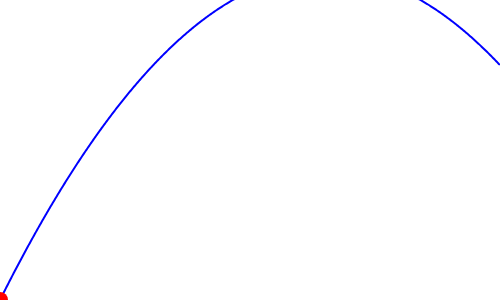
Frame 1 (no input)
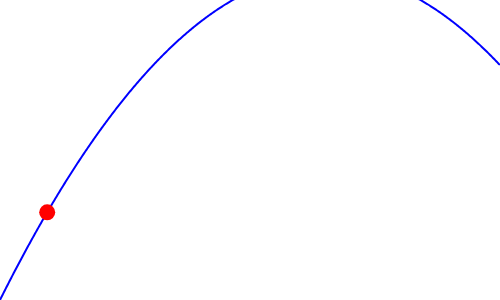
Frame 60 (no input)
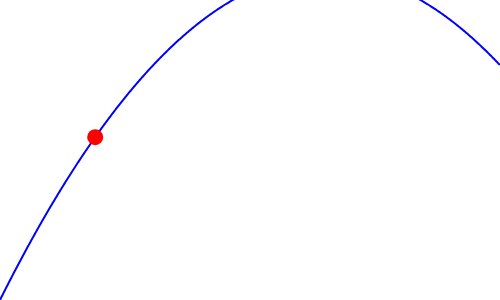
Frame 120 (the mouse pressed at the canvas centre since frame 60)

The p5.js sketch that drew these frames (run headless with seeded random() and noise() and a simulated clock; from frame 60 on, the mouse is pressed at the canvas centre):

// p5.js sketch
// ── sketch.js


let trajectory = [];
let t = 0;
let dt = 0.02;
let vx0 = 40.0;
let vy0 = 80.0;
let gx = 0;
let gy = -9.81;
let ballRadius = 8;
let simDone = false;

function run(vx0, vy0, dt) {
    let x = 0;
    let y = 0;
    let vx = vx0;
    let vy = vy0;
    trajectory = [];
    while (y >= 0.0 && x <= width) {
        trajectory.push({x: x, y: y});
        // Euler time integration
        x += vx * dt;
        y += vy * dt;
        vx += gx * dt;
        vy += gy * dt;
    }
    simDone = true;
}


function setup() {
    createCanvas(500, 300);
    background(240);
    run(vx0, vy0, dt);
    t = 0;
}

function draw() {
    background(255);

    // Vẽ quỹ đạo
    stroke(0, 0, 255);
    strokeWeight(2);
    noFill();
    beginShape();
    for (let i = 0; i < trajectory.length; i++) {
        vertex(trajectory[i].x, height - trajectory[i].y);
    }
    endShape();

    // Vẽ viên đạn di chuyển theo quỹ đạo
    if (trajectory.length > 0) {
        let idx = min(floor(t), trajectory.length - 1);
        let px = trajectory[idx].x;
        let py = trajectory[idx].y;
        fill(255, 0, 0);
        noStroke();
        ellipse(px, height - py, ballRadius * 2, ballRadius * 2);
        if (idx < trajectory.length - 1) {
            t += 1;
        }
    }
}
